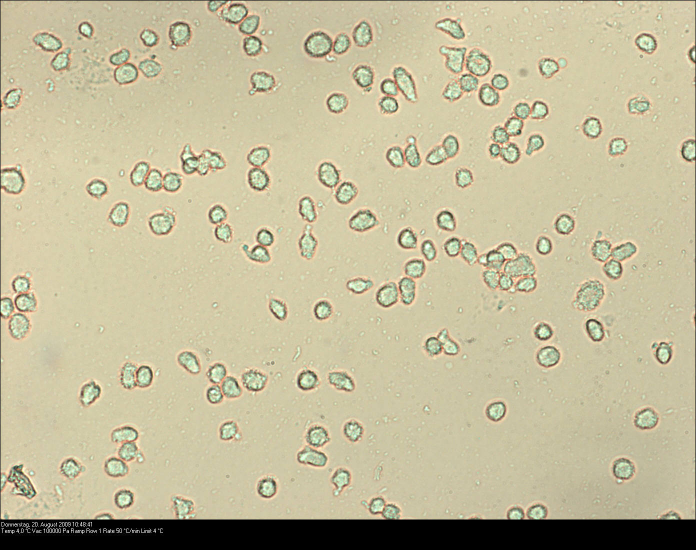
%> input picture bilder/Zellen.jpg, 1392 x 1100 px (shown at 1/2 size)
$ octave circleDetect.m   (GNU Octave 9; MATLAB toolbox functions it lacks are replaced by stand-ins)
%> lines starting %> are read from the running program, lines starting %| are printed output that depends on the picture
### houghCircle.m
function [mOut, nOut, rOut] = houghCircle(E, nc, minR, maxR)
% Findet nc Kreise in einem Kantenbild E mit Radius zwischen minR und maxR
% mit Hilfe der Hough-Transformation für Kreise.
%
% Eingabe: E - Kantenbild
%          nc - maximale Anzahl an Kreisen
%          minR, maxR - minimaler/maximaler Radius der gesuchten Kreise
% Ausgabe: [mOut, nOut, rOut] - Parameter der gefundenen Kreise
%                               (Mittelpunkt, Radius)

    % Initialisierung
    mOut = zeros(1, nc);
    nOut = zeros(1, nc);
    rOut = zeros(1, nc);

    % Bestimmung aller Kantenpixel im Kantenbild
    %
    % Befehl: find


        % TODO
    % vector contains "indices" of nonzero-element in matrix E
    k_pixel = find(E);

    % convert back to corresponding x, y axis
    sz_edge = size(E);
    [xi, yi] = ind2sub(sz_edge, k_pixel); % 1. xi: row contain edge pixel; yi: column contain edge pixel
                                          % 2. in paramter space, xi yi are
                                          % the center of the circle that
                                          % we need to draw the cone around
                                          % it
    % eliminate edge pixel Rand-nähe
    pad = maxR;
    for i = 1:length(xi)
        if xi(i) < pad || yi(i) < pad || xi(i) > (sz_edge(2)-pad) || yi(i) > (sz_edge(1)-pad)
            xi(i) = 0;
            yi(i) = 0;
        end
    end
    xi = xi(xi~=0);
    yi = yi(yi~=0);
%     subplot(2, 2, 4)
%     scatter(yi, xi, ".")

    % Initialisierung der dreidimensionalen (m, n, r) Akkumulatormatrix A
    % mit geeigneter Quantisierung der Parameter
    %
    % Befehl: zeros


        % TODO
    A = zeros(sz_edge(1), sz_edge(2), maxR);

    % Bestimmung der Update-Maske für die Akkumulatormatrix
    A_update = getAccumulatorUpdate(minR, maxR);

    % Kantenpixel durchlaufen und Akkumulatormatrix erhöhen, d.h.
    % Update-Maske an entsprechender Position addieren.
    %
    % Matlab kann nur Matrizen gleicher Größe addieren, Sie müssen daher
    % den entsprechenden Bereich aus der Akkumulatormatrix auswählen.
    %
    % Achten Sie auch auf eine geeignete Randbehandlung.

        % TODO
    for i = 1:length(xi)
        A(xi(i)-maxR+1:xi(i)+maxR, yi(i)-maxR+1:yi(i)+maxR, :) = A_update + A(xi(i)-maxR+1:xi(i)+maxR, yi(i)-maxR+1:yi(i)+maxR, :);
    end
    %A(xi-maxR+1:xi+maxR, yi-maxR+1:yi+maxR, :) = A_update + A(xi-maxR+1:xi+maxR, yi-maxR+1:yi+maxR, :);
%     subplot(224)
%     imagesc(A(:, : , 20))


    % finde die nc größten Punkte in der Akkumulatormatrix
    % ensprechende Parameter werden in die Vektoren m, n, r geschrieben
    pre_mOut = 0;
    pre_nOut = 0;
    for it = 1:nc
        % return only the index of maximum element in all dimension
        [~, ind] = max(A(:));
        % convert the founded linear index to subcript index in x-y-rad parameter
        [mOut(it), nOut(it), rOut(it)] = ind2sub(size(A), ind);
        % set the maximum to 0, so we won't find these point again when we want to find the next largest
         A(mOut(it), nOut(it), rOut(it)) = 0;
        %% for the exercise 2d
        % in each rad dimension, get rid of the center which is stay too
        % close to previous found center
        if abs(mOut(it)-pre_mOut)>5 || abs(nOut(it)-pre_nOut)>5
            pre_mOut = mOut(it);
            pre_nOut = nOut(it);
        else
            mOut(it) = [];
            nOut(it) = [];
            rOut(it) = [];
        end
    end
end

### getAccumulatorUpdate.m
function AUpdate = getAccumulatorUpdate(minR, maxR)

    % Bestimmung einer Maske zur Erhöhung der Akkumulatormatrix:
    % Für jeden Kantenpixel müssen die Zellen der Matrix erhöht werden, die
    % den Kantenpixel generiert haben können. Zur Beschleunigung des
    % Verfahrens kann dies als Maske vorab initialisiert werden.

    % 1. Initialisierung der dreidimensionalen Maske (AUpdate) in
    %    geeigneter Größe
    %    1./2. Dimension: Mittelpunkt (m, n) der Kreise
    %    3.    Dimension: Radius (r) des Kreises
    %
    %    Befehl: zeros


    	% TODO
        imageSizeX = maxR*2;
        imageSizeY = maxR*2;
        d_winkel = 360;


    % 2. In der Maske für jeden Radius r die Punkte auf 1 setzen, deren
    %    Abstand zum Bildmittelpunkt (gerundet) r entspricht.
    %
    %    mögliche Lösung: (m, n)-Werte der Maske durchlaufen und Abstand zum
    %    Mittelpunkt (Radius r) bestimmen und das Tripel (m, n, r) in der
    %    Maske auf 1 setzen, wenn r im relevanten Bereich ist.


        % TODO
        [X, ~] = meshgrid(0:imageSizeX, 0:imageSizeY);
        AUpdate = zeros(size(X)-1);
        x_center = imageSizeX/2;
        y_center = imageSizeY/2;

        winkel = linspace(0, 2*pi, d_winkel);

        for rad = minR:maxR
            %figure(rad);clf;
            x_pixel = x_center + rad*cos(winkel);
            y_pixel = y_center + rad*sin(winkel);

            for i = 1:d_winkel
                AUpdate(ceil(x_pixel(:, i)), ceil(y_pixel(:, i)), rad) = 1;
            end
            %imshow(AUpdate(:, :, rad));
            %hold on;

        end

        %hold off;
end

### plotCircle.m
function plotCircle(m, n, r)

hold on;
for i = 1:length(r)
    rectangle('Position', [m(i) - r(i), n(i) - r(i), 2 * r(i), 2 * r(i)], ...
              'Curvature', [1, 1], ...
              'EdgeColor', [1, 0.5, 0], ...
              'LineWidth', 2);
    plot(m(i), n(i), 'x', 'Color', [1, 0.5, 0]);
end
hold off;

end

### circleDetect.m
% Kantenbild erstellen und darstellen
I = im2double(imread('./bilder/Zellen.jpg'));
if size(I, 3) > 1
    I = rgb2gray(I);
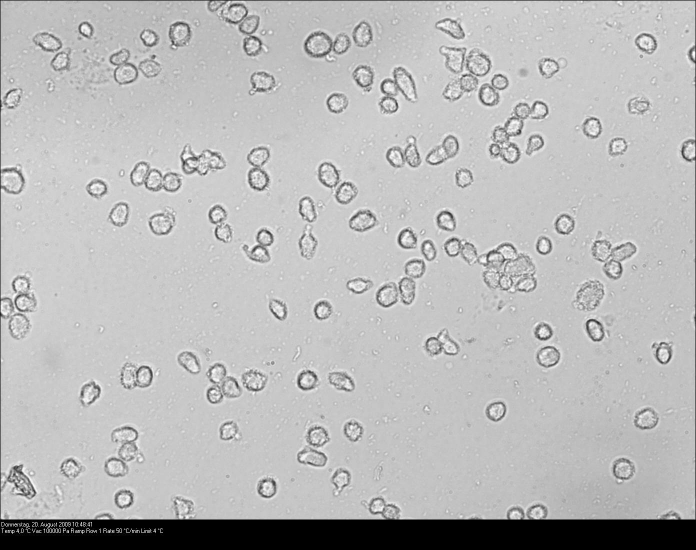
%> I: size 1100x1392 double (shown at 1/2 size); min 0, max 1, mean 0.725
end

figure(1); clf; subplot(2, 2, 1);
imshow(I);
axis on;
hold on;
title('Bild');


%
%  Befehle: edge, imshow/image/imagesc
figure(1); subplot(2, 2, 3);            % (sub)figure anwählen


    % TODO
I_edge = edge(I, 'Sobel', 0.1);
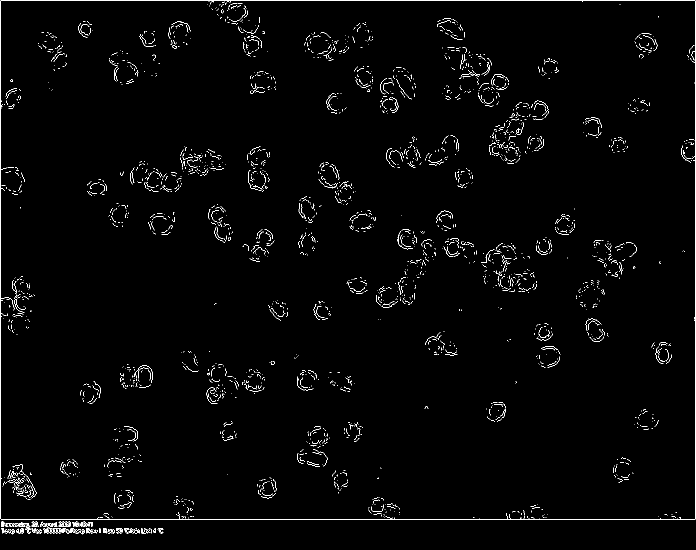
%> I_edge: size 1100x1392 logical (shown at 1/2 size); 1.5% white in thin lines or dots
imshow(I_edge);
axis on;
hold on;
title('Kantenbild');

% Hough Circle Detection
subplot(2, 2, 1);
minR = 15;
maxR = 25;
nc = 100;
[mOut, nOut, rOut] = houghCircle(I_edge, nc, minR, maxR);
%> in houghCircle, `k_pixel = find(E);`: k_pixel = 23332 values from 113 to 1531128
%> the loop in houghCircle, `for it = 1:nc` made 100 passes
%> (ind, pre_mOut, pre_nOut) on passes 1, 3, 4, 5, 6, 7, 8, 9, 10, 11, 12, 14: (35494950, 150, 253), (26704364, 764, 613), (31474895, 595, 774), (27878051, 751, 288), (30799947, 1047, 160), (31714922, 822, 992), (23520292, 92, 503), (30799948, 1048, 160), (27878057, 757, 288), (28117192, 92, 506), (29768961, 761, 615), (30758165, 1065, 122)
%> ind on passes 2, 13, 34, 43, 48: 35494949, 29768962, 23868279, 31699988, 33802962
%> after the loop in houghCircle, `for it = 1:nc`: mOut = 99 values, max 1065 at index 14, min 0 at index 2, mean 725.4; nOut = 99 values, max 1003 at index 63, min 0 at index 2, mean 275.3; pre_mOut = 973; pre_nOut = 49; rOut = 99 values, max 24 at index 1, min 0 at index 2, mean 17.47
plotCircle(nOut, mOut, rOut);               %nOut:y-axis, mOut:x-axis, rOut: radius

% Historgram der Radien der gefunden Kreis
subplot(2, 2, [2,4])
histogram(rOut);
xlim([minR, maxR]);
title("gefunden Radien")
xlabel('Anzahl'), ylabel('Radius');
%> after `ylabel('Radius')`:
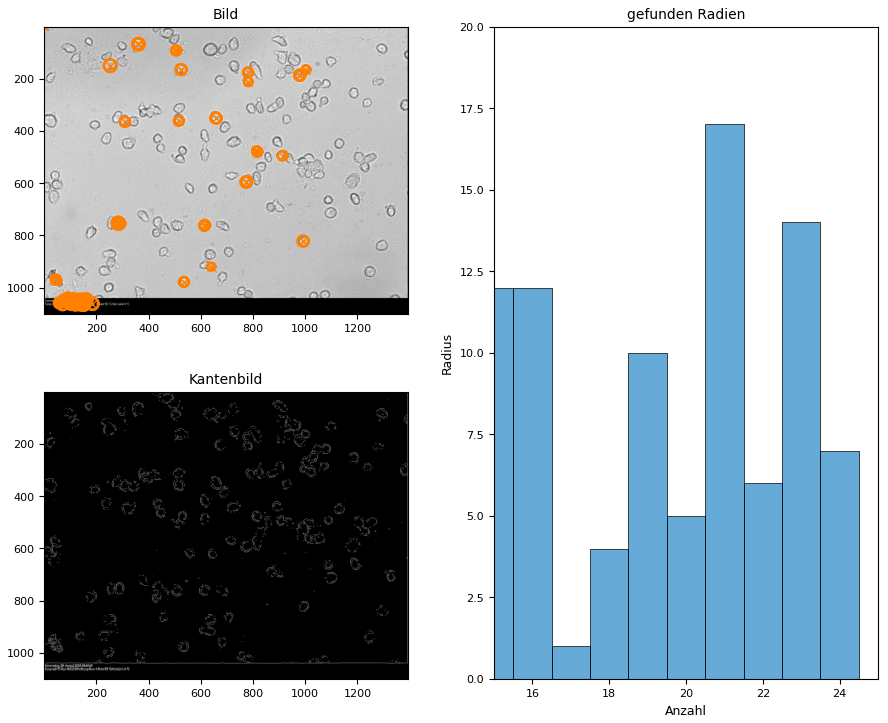
%> figure redrawn from the program's plot data, 3 panels
